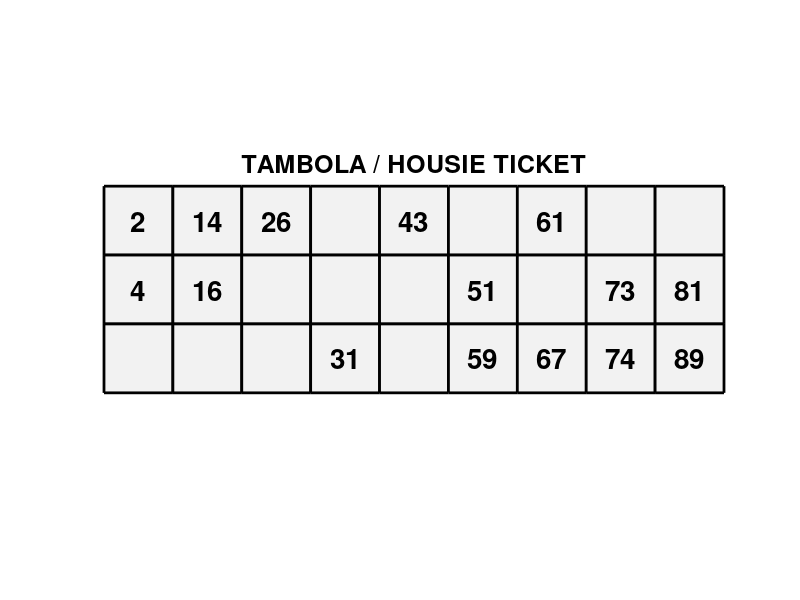

This figure's MATLAB source:
clc;
clear;
close all;

% ============================================================
%             TAMBOLA / HOUSIE TICKET GENERATOR
% =============================================================
% Conditions:
% 1. Ticket size = 3 rows x 9 columns
% 2. Exactly 15 numbers
% 3. Exactly 5 numbers in every row
% 4. Every column contains at least 1 number
% 5. No column contains more than 3 numbers
% 6. Numbers in each column follow standard Tambola ranges
% 7. Numbers in each column are sorted from top to bottom
% 8. No repeated number in a ticket
% =============================================================

validPattern = false;

while ~validPattern

    % Randomly create a binary 3x9 matrix
    % 1 = number will be placed
    % 0 = blank
    pattern = rand(3,9) > 0.5;

    % Check row condition: exactly 5 numbers per row
    rowCount = sum(pattern,2);

    % Check column condition: 1 to 3 numbers per column
    colCount = sum(pattern,1);

    if all(rowCount == 5) && ...
       all(colCount >= 1) && ...
       all(colCount <= 3)

        validPattern = true;
    end
end

% Tambola number ranges

ranges = cell(1,9);

ranges{1} = 1:9;
ranges{2} = 10:19;
ranges{3} = 20:29;
ranges{4} = 30:39;
ranges{5} = 40:49;
ranges{6} = 50:59;
ranges{7} = 60:69;
ranges{8} = 70:79;
ranges{9} = 80:90;

% Create empty ticket

ticket = NaN(3,9);

% Fill each column

for c = 1:9

    rows = find(pattern(:,c));

    n = length(rows);

    % Randomly select required number of values
    availableNumbers = ranges{c};

    selectedNumbers = availableNumbers( ...
        randperm(length(availableNumbers),n));

    % Sort numbers in ascending order
    selectedNumbers = sort(selectedNumbers);

    % Put numbers into selected rows
    for k = 1:n
        ticket(rows(k),c) = selectedNumbers(k);
    end
end

disp(' ');
disp('======================================');
disp('          TAMBOLA TICKET');
disp('======================================');

disp(ticket);

hold on;
axis equal;

% Draw cells
for r = 1:3
    for c = 1:9

        % Cell position
        x = c-1;
        y = 3-r;

        % Draw rectangle
        rectangle( ...
            'Position',[x y 1 1], ...
            'EdgeColor','black', ...
            'LineWidth',2, ...
            'FaceColor',[0.95 0.95 0.95]);

        % Add number if present
        if ~isnan(ticket(r,c))

            text(x+0.5,y+0.5, ...
                num2str(ticket(r,c)), ...
                'HorizontalAlignment','center', ...
                'VerticalAlignment','middle', ...
                'FontSize',20, ...
                'FontWeight','bold');

        end
    end
end

xlim([0 9]);
ylim([0 3]);

set(gca, ...
    'XTick',[], ...
    'YTick',[], ...
    'Box','off');

title('TAMBOLA / HOUSIE TICKET', ...
    'FontSize',18, ...
    'FontWeight','bold');

hold off;
